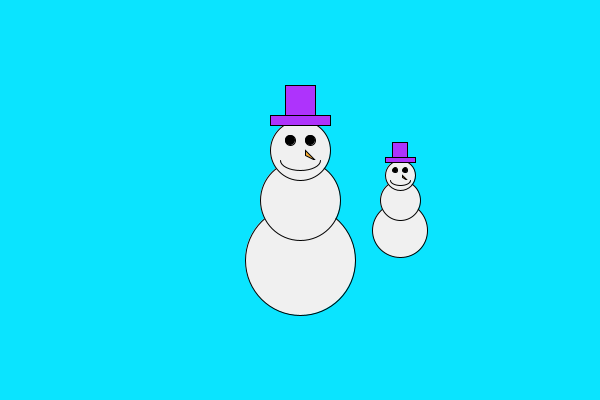
Frame 1 (no input)
Frame 60 (the mouse pressed at the canvas centre just before this capture): identical to frame 1, image omitted
Frame 120 (the mouse held since frame 60 and released just before this capture): identical to frame 1, image omitted

The Processing sketch that drew this single still picture (run headless with seeded random() and noise(); from frame 60 on, the mouse is pressed at the canvas centre):

// Processing sketch: Orzech_Project01_TEST
// ── Orzech_Project01_TEST.pde
// Sierra Orzech
// Project 01

// Define Project
void drawSnowman(int x, int y, int s) {
  fill(240, 240, 240); //white ish
   //low
  ellipse(x, y+6*s, 11*s,11*s);
 //mid
  ellipse(x, y, 8*s, 8*s); // scale factor
  //head
  ellipse(x, y-5*s, 6*s, 6*s);
 //right eye
 fill(0, 0, 0); //black
 ellipse(x-1*s, y-6*s, 1*s, 1*s);
 //left eye
 ellipse(x+1*s, y-6*s, 1*s, 1*s);
 //nose
 fill(252, 176, 51);
 triangle(x+.5*s, y-5*s, x+.5*s, y-4.5*s, x+1.5*s, y-4*s);
 //hat
 fill(174, 51, 252);
 rect(x-1.5*s, y-11.5*s, 3*s, 3*s); //top
 rect(x-3*s, y-8.5*s, 6*s, 1*s); //rim
 //mouth
 fill(240, 240, 240);
 arc(x, y-4*s, 4*s, 2*s, 0, PI);  
 
 
 
  
  
}

void setup() {
  size(600,400); // canvas
  background(10, 228, 255);
  drawSnowman(300, 200, 10);
  drawSnowman(400, 200, 5);
  
  
} // end setup

void draw() {
 // background(10, 228, 225);
 // drawSnowman( mouseX, mouseY, 5);
  
}
